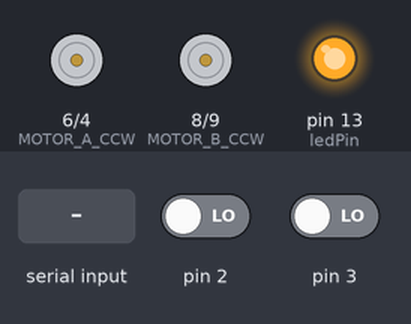
Bench run of a sketch on a simulated Arduino Uno, built with avr-gcc and run on an emulated ATmega328P. Parts: motor-driver pin pairs drawn as motors (green arrow = first pin HIGH = forward, orange = second pin HIGH = backward, longer = more drive, scaled by the enable pin), output pins drawn as LEDs (lit = HIGH). Inputs (shaded band) come from the test bench; at power-on: pin 2 LOW, pin 3 LOW. What the sketch prints to the serial monitor is not drawn.

Above: at 1.6 s.
1.7 s: "<F2>" received over Serial
At 2.5 s:
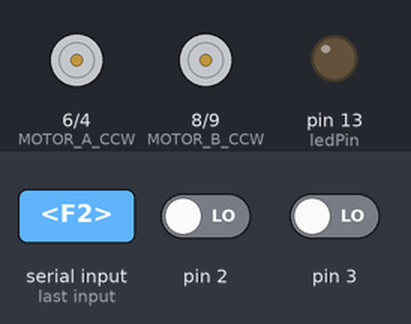
3.2 s: "<90 45 200>" received over Serial
At 3.7 s:
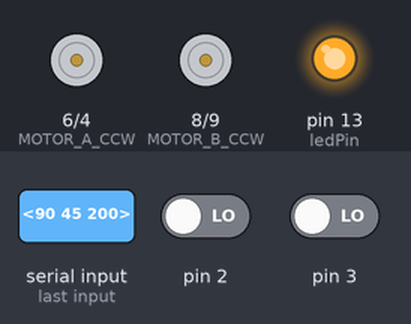
4.7 s: "<30 150 10>" received over Serial
At 6.0 s:
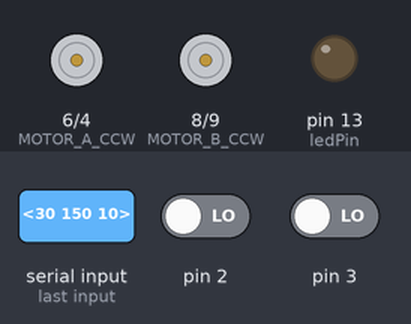
Timing chart, 0 to 7.7 s (numbered marks = the images above; inputs shaded):
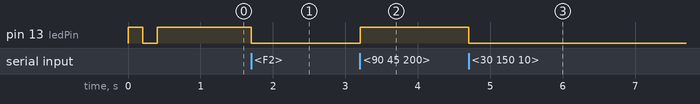

The sketch:

aero_motorControl_withPi.ino
```cpp
//(pi*radius[cm])/(600*velocity[cm/s])

//wire setup for encoders
//5V to blue
//GND to green

//motor 1 = A in code     motor 2 = B in code

//pwm motor value|encoder time interval
//            250|350
//            200|370
//            150|410
//            100|500
//             50|950

//--------------------
//TODO:
//Improve readability and variable/function names
//--------------------

//values for error calc
float errorA;
float errorB;
float K_pA;
float K_pB;
float P_outputA;
float P_outputB;

//pin setup for motors
#define MOTOR_A    1
#define MOTOR_A_CCW 6
#define MOTOR_A_CW  4
#define PWM_A   5

#define MOTOR_B 0
#define MOTOR_B_CCW 8
#define MOTOR_B_CW  9
#define PWM_B   10

//motor speed 0-255
int motorValueA = 0;
int motorValueB = 0;

//desired speed in cm/s
float givenSpeedA = 0;
float givenSpeedB = 0;

//desired time interval for encoders
int givenTimeA = 800;
int givenTimeB = 400;

//desired direction
bool dirA = false;
bool dirB = true;

//check for if interrupt has been triggered recently
bool encoderStateA = false;
bool encoderStateB = false;

//current/previous encoder time intervals
unsigned long timeAcur = 0;
unsigned long timeBcur = 0;
unsigned long timeApre = 0;
unsigned long timeBpre = 0;

//actual time interval for encoders
unsigned long actualTimeA = 1000;
unsigned long actualTimeB = 1000;

//serial communication variables
const byte numChars = 64;
char receivedChars[numChars];
int id, spin, brake, dir1, vel1, dir2, vel2;
boolean newData = false;

byte ledPin = 13;   // the onboard LED

void setup()
{
  pinMode(MOTOR_A_CCW, OUTPUT);
  pinMode(MOTOR_A_CW, OUTPUT);
  pinMode(PWM_A, OUTPUT);

  pinMode(MOTOR_B_CCW, OUTPUT);
  pinMode(MOTOR_B_CW, OUTPUT);
  pinMode(PWM_B, OUTPUT);

  pinMode(2, INPUT);
  pinMode(3, INPUT);

  Serial.begin(115200);
  attachInterrupt(digitalPinToInterrupt(3), EncoderA, RISING);
  attachInterrupt(digitalPinToInterrupt(2), EncoderB, RISING);

  //LED blink to show successful boot
  pinMode(ledPin, OUTPUT);
  digitalWrite(ledPin, HIGH);
  delay(200);
  digitalWrite(ledPin, LOW);
  delay(200);
  digitalWrite(ledPin, HIGH);

  Serial.println("<Arduino is ready>");
}

void loop()
{

  //the arduino has a 64 byte serial buffer so dont send more bytes than that before processing them or else bytes will be lost, sometimes it may need to be flushed/emptied this can be done as follows
  /*
    while (Serial.available())
    Serial.read();
  */

  //original code for revceiving serial bytes from a python program
  //received bytes were a single string eg "R F2 B' U' F U D' R2 D' F' B2 U' R2 U R2 U' B2 R2 U'"
  //this got divided at each space into an array of strings, each entry was a motor command where the letter denoted which motor to rotate, the number denoted how many times to rotate and the apostrophe denoted opposite rotation
  //eg "F2" rotated the front motor 90 degrees cw 2 times, "U" rotated the up motor 90 degrees cw 1 time, "D'" rotated the down motor 90 degrees ccw
  /*
    char cubei;
    String cubef[19];
    int a = 0;
    //only enters when some serial value is received
    while (Serial.available()) {
    //temporarily save the current byte received
    cubei = Serial.read();
    //if the byte is alphanumeric save the byte to the current array index
    if (isAlphaNumeric(cubei)) {
      cubef[a] += cubei;
    }
    //if the byte is a space move 1 index forward
    else if (isSpace(cubei)) {
      a++;
    }
    //if the byte was anything else ie \0 null terminator exit the while loop
    else {
      break;
    }
    }
  */

  //changes the desired time interval of encoders to a new user inputed value
  //not robust at all for now, only use numbers or else it might break
  //give a number within ~300 (max speed) to ~1000 (min speed)
  //conditions for start/end characters can be added just vaguely keep these 3 lines and will it should work
  /* String temp = "";
  while (Serial.available()) {
    //pretty sure this just appends the next value to the string, idk if its good practise or not
    temp += Serial.read();
  } */

  rxMessage();
  if(newData)
  {
	Serial.println(receivedChars);
	char* token = strtok(receivedChars, " ");
	id = atoi(token);
	spin = atoi(strtok(0, " "));

	brake = atoi(strtok(0, " "));

	dir1 = atoi(strtok(0, " "));

	vel1 = atoi(strtok(0, " "));

	dir2 = atoi(strtok(0, " "));

	vel2 = atoi(strtok(0, " "));
  }
  //immediately acknowledge message
  returnMessage();

  //change values w/ new data
	if(spin == 1)
	{
		turn();
		spin = 0;
	}
	if (dir1 == 1)
	{
		dirA = true;
	}
	else
	{
		dirA = false;
	}
	if (dir2 == 1)
	{
		dirB = true;
	}
	else
	{
		dirB = false;
	}
  //givenTimeA = temp.toInt();
  //givenTimeB = temp.toInt();
  givenSpeedA = vel1;
  givenSpeedB = vel2;
  //calculates the new time interval of encoders
  interruptCheck();
  //calculates desired encoder time interval based on desired speed in cm/s
  speedCalc();
  //sets motor speed and directions
  motorA(dirA, motorValueA);
  motorB(dirB, motorValueB);
}

//--------------------------

//calls micros() when interrupt is triggered, keeps previous micros() value for calculating time interval of encoder
void EncoderA()
{
  timeApre = timeAcur;
  timeAcur = micros();
  encoderStateA = true;
}
void EncoderB()
{
  timeBpre = timeBcur;
  timeBcur = micros();
  encoderStateB = true;
}

//receive message from pi
void rxMessage() {
    static boolean rxInProgress = false;
    static byte index = 0;
    char startMarker = '<';
    char endMarker = '>';
    char receivedString;

    while (Serial.available() > 0 && newData == false) {
        receivedString = Serial.read();
        if (rxInProgress == true) {
            if (receivedString != endMarker) {
                receivedChars[index] = receivedString;
                index++;
                if (index >= numChars) {
                    index = numChars - 1;
                }
            }
            else {
                receivedChars[index] = '\0'; // terminate the string
                rxInProgress = false;
                index = 0;
                newData = true;
            }
        }

        else if (receivedString == startMarker) {
            rxInProgress = true;
        }
    }
}


//return current
void returnMessage() {
    if (newData == true) {
        Serial.print("<");
        Serial.print(id);
        Serial.print(" ");
        Serial.print(spin);
        Serial.print(" ");
        Serial.print(brake);
        Serial.print(" ");
        Serial.print(dir1);
        Serial.print(" ");
        Serial.print(vel1);
        Serial.print(" ");
        Serial.print(dir2);
        Serial.print(" ");
        Serial.print(vel2);
        Serial.print('>');
            // change the state of the LED everytime a reply is sent
        digitalWrite(ledPin, ! digitalRead(ledPin));
        newData = false;
        delay(1000);
    }
}


//sets motor speed and direction, direction is single bool, motor speed is scaled from digital input to analog output (0-1023 -> 0-255)
void motorA(bool dirA, int motorValueA)
{
  digitalWrite(MOTOR_A_CCW, dirA);
  digitalWrite(MOTOR_A_CW, !dirA);
  //motorValueA = map(motorValueA, 0, 1023, 0, 255);
  analogWrite(PWM_A, motorValueA);
}
void motorB(bool dirB, int motorValueB)
{
  digitalWrite(MOTOR_B_CCW, dirB);
  digitalWrite(MOTOR_B_CW, !dirB);
  //motorValueB = map(motorValueB, 0, 1023, 0, 255);
  analogWrite(PWM_B, motorValueB);
}

//takes desired speed in cm/s and converts to encoder time interval
void speedCalc()
{
	//convert givenSpeedA and givenSpeedB to encoder time intervals
	givenTimeA = 106.68 / (givenSpeedA / 60);
	givenTimeB = 106.68 / (givenSpeedB / 60);

	//calculate error between desired and actual time
	errorA = givenTimeA - actualTimeA;
	errorB = givenTimeB - actualTimeB;

	//multiply error by proportional coefficient K_p
	P_outputA = K_pA * errorA;
	P_outputB = K_pB * errorB;

	if(P_outputA >= 0)
	{
	givenTimeA = givenTimeA + P_outputA;
	}
	else
	{
	givenTimeA = givenTimeA - P_outputA;
	}

	if(P_outputB >= 0)
	{
	givenTimeB = givenTimeB + P_outputB;
	}
	else
	{
	givenTimeB = givenTimeB - P_outputB;
	}
}

void interruptCheck()
{
  //checks if interrupt has been triggered
  if (encoderStateA)
  {
    actualTimeA = timeAcur - timeApre;
    encoderStateA = false;
  }
  if (encoderStateB)
  {
    actualTimeB = timeBcur - timeBpre;
    encoderStateB = false;
  }
}

void brakeUntil(int length)
{
  digitalWrite(MOTOR_A_CCW, HIGH);
  digitalWrite(MOTOR_A_CW, HIGH);
  digitalWrite(PWM_A, HIGH);

  digitalWrite(MOTOR_B_CCW, HIGH);
  digitalWrite(MOTOR_B_CW, HIGH);
  digitalWrite(PWM_B, HIGH);
  delay(length);
}

//turns the robot 180 degrees
void turn()
{
  for (int i = 0; i < 100; i++) {
    digitalWrite(MOTOR_A_CCW, true);
    digitalWrite(MOTOR_A_CW, false);
    analogWrite(PWM_A, 255);
    digitalWrite(MOTOR_B_CCW, false);
    digitalWrite(MOTOR_B_CW, true);
    analogWrite(PWM_B, 255);
    delay(1);
  }
  analogWrite(PWM_A, 0);
  analogWrite(PWM_B, 0);

}
```

Measured:
- after the input at 1.7 s, pin 13 (ledPin): HIGH → LOW at once
- after the input at 3.2 s, pin 13 (ledPin): LOW → HIGH at once
- after the input at 4.7 s, pin 13 (ledPin): HIGH → LOW at once
